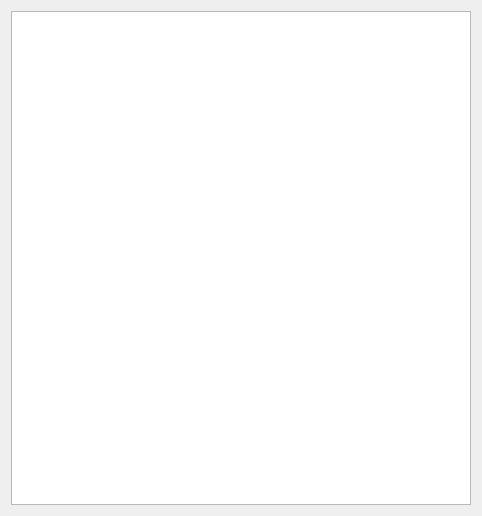
<?xml version="1.0" encoding="UTF-8"?>
<ui version="4.0">
 <class>ClosedCaptionsDialog</class>
 <widget class="QDialog" name="ClosedCaptionsDialog">
  <property name="geometry">
   <rect>
    <x>0</x>
    <y>0</y>
    <width>482</width>
    <height>516</height>
   </rect>
  </property>
  <property name="maximumSize">
   <size>
    <width>16777215</width>
    <height>16777215</height>
   </size>
  </property>
  <property name="windowTitle">
   <string>Closed Captions</string>
  </property>
  <property name="windowIcon">
   <iconset resource="tbc-analyse-resources.qrc">
    <normaloff>:/icons/Graphics/16-analyse.png</normaloff>:/icons/Graphics/16-analyse.png</iconset>
  </property>
  <layout class="QVBoxLayout" name="verticalLayout">
   <item>
    <widget class="QTextEdit" name="captionTextEdit">
     <property name="enabled">
      <bool>true</bool>
     </property>
     <property name="focusPolicy">
      <enum>Qt::NoFocus</enum>
     </property>
     <property name="acceptDrops">
      <bool>false</bool>
     </property>
    </widget>
   </item>
  </layout>
 </widget>
 <resources>
  <include location="tbc-analyse-resources.qrc"/>
 </resources>
 <connections/>
</ui>
